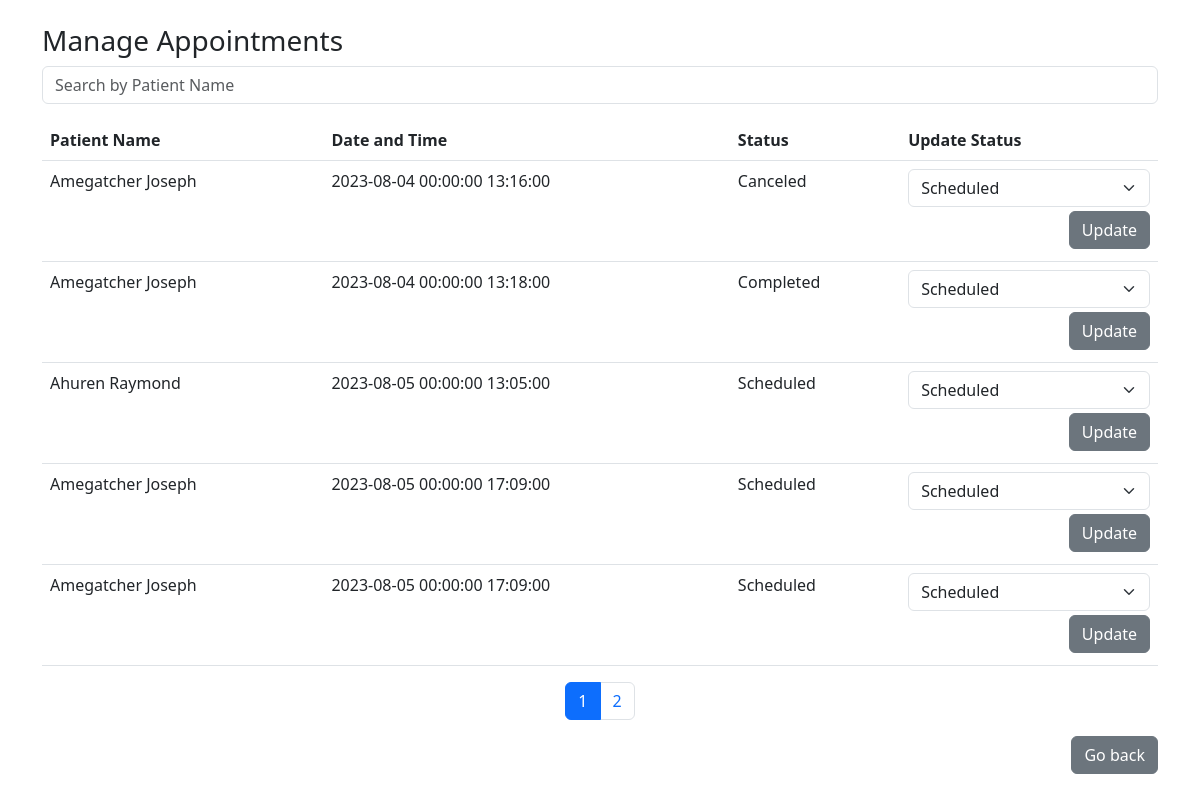
The app's page /dashboard/doctors/view_appointments.php (signed in) with its own data.
### tables this page shows
CREATE TABLE `appointments` (
  `id` int(11) NOT NULL,
  `patient_id` int(11) NOT NULL,
  `doctor_id` int(11) NOT NULL,
  `appointment_date` datetime NOT NULL,
  `appointment_time` time NOT NULL,
  `status` varchar(20) NOT NULL DEFAULT 'Pending'
);

CREATE TABLE `patients` (
  `id` int(11) NOT NULL,
  `fullname` varchar(255) NOT NULL,
  `email` varchar(255) NOT NULL,
  `phone` varchar(20) NOT NULL,
  `date_of_birth` date NOT NULL,
  `gender` enum('Male','Female','Other') NOT NULL,
  `address` varchar(650) DEFAULT NULL,
  `location` varchar(255) DEFAULT NULL,
  `password` varchar(255) NOT NULL,
  `status` varchar(20) DEFAULT 'unconfirmed'
);

### dashboard/doctors/view_appointments.php (the view, shortened to what this page needs)
<?php
require_once "../../config/db.php";
$doctor_id = $_SESSION["id"];
$appointments_sql = "SELECT a.id AS appointment_id, a.appointment_date, a.appointment_time, p.fullname AS patient_name, a.status
                    FROM appointments a
                    INNER JOIN patients p ON a.patient_id = p.id
                    WHERE a.doctor_id = '$doctor_id'
                    ORDER BY a.appointment_date ASC, a.appointment_time ASC";
$appointments_result = mysqli_query($connection, $appointments_sql);
$appointments_per_page = 5;
$total_appointments = mysqli_num_rows($appointments_result);
$total_pages = ceil($total_appointments / $appointments_per_page);
$current_page = isset($_GET['page']) ? $_GET['page'] : 1;
$offset = ($current_page - 1) * $appointments_per_page;
$paginated_appointments_sql = "$appointments_sql LIMIT $offset, $appointments_per_page";
$paginated_appointments_result = mysqli_query($connection, $paginated_appointments_sql);
?>
<!DOCTYPE html>
<html lang="en">
<head>
    <link rel="stylesheet" href="https://cdn.jsdelivr.net/npm/bootstrap@5.3.0/dist/css/bootstrap.min.css">
</head>
<body>
    <div class="mt-4 container">
        <h3>Manage Appointments</h3>
        <input type="text" id="searchInput" class="form-control" placeholder="Search by Patient Name">
        <table class="table mt-3">
            <thead>
                <tr>
                    <th>Patient Name</th>
                    <th>Date and Time</th>
                    <th>Status</th>
                    <th>Update Status</th>
                </tr>
            </thead>
            <tbody>
                <?php while ($appointment = mysqli_fetch_assoc($paginated_appointments_result)) : ?>
                    <tr>
                        <td><?php echo $appointment["patient_name"]; ?></td>
                        <td><?php echo $appointment["appointment_date"] . ' ' . $appointment["appointment_time"]; ?></td>
                        <td><?php echo $appointment["status"]; ?></td>
                        <td>
                            <form action="" method="post">
                                <select name="status" class="form-select">
                                    <option value="Scheduled">Scheduled</option>
                                </select>
                                <div class="my-1 d-flex justify-content-end">
                                    <button type="submit" name="update_status" class="btn btn-secondary">Update</button>
                                </div>
                            </form>
                        </td>
                    </tr>
                <?php endwhile; ?>
            </tbody>
        </table>
        <div>
            <nav aria-label="Appointments Pagination">
                <ul class="pagination justify-content-center">
                    <?php for ($page = 1; $page <= $total_pages; $page++) : ?>
                        <li class="page-item<?php echo ($current_page == $page) ? ' active' : ''; ?>">
                            <a class="page-link" href="?page=<?php echo $page; ?>"><?php echo $page; ?></a>
                        </li>
                    <?php endfor; ?>
                </ul>
            </nav>
            <p class="text-end"><a href="./doctorsdashboard.php" class="btn btn-secondary">Go back</a></p>
        </div>
    </div>
</body>
</html>

### records on screen
appointments: patient.fullname "Amegatcher Joseph", appointment_date "2023-08-04 00:00:00", appointment_time "13:16:00", status "Canceled"
appointments: patient.fullname "Amegatcher Joseph", appointment_date "2023-08-04 00:00:00", appointment_time "13:18:00", status "Completed"
appointments: patient.fullname "Ahuren Raymond", appointment_date "2023-08-05 00:00:00", appointment_time "13:05:00", status "Scheduled"
appointments: patient.fullname "Amegatcher Joseph", appointment_date "2023-08-05 00:00:00", appointment_time "17:09:00", status "Scheduled"
appointments: patient.fullname "Amegatcher Joseph", appointment_date "2023-08-05 00:00:00", appointment_time "17:09:00", status "Scheduled"
